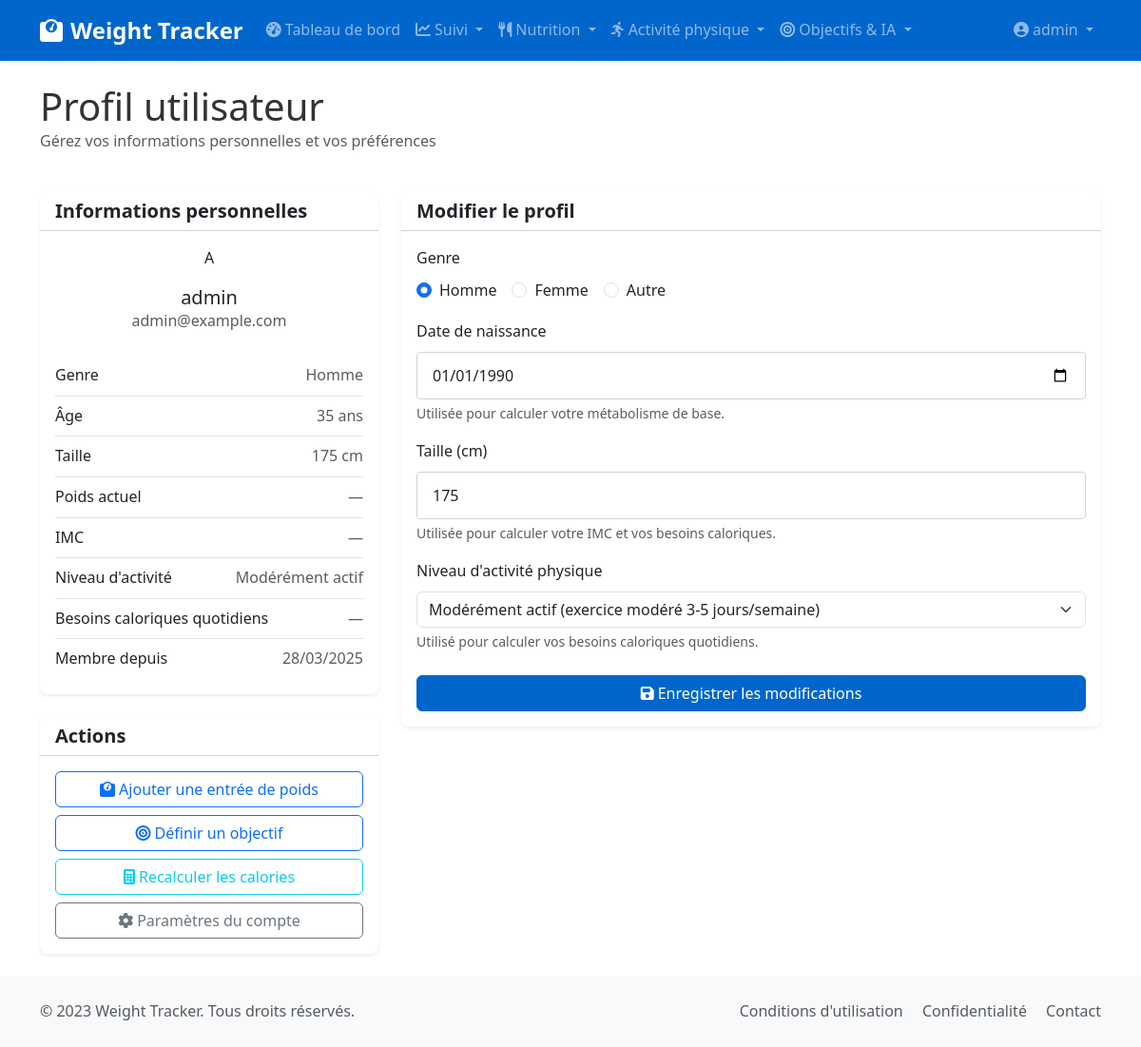
The app's page /profile.php (signed in) with its own data.
### tables this page shows
CREATE TABLE users (
    id INT AUTO_INCREMENT PRIMARY KEY,
    username VARCHAR(50) NOT NULL UNIQUE,
    first_name VARCHAR(50) NULL,
    last_name VARCHAR(50) NULL,
    email VARCHAR(100) NOT NULL UNIQUE,
    phone VARCHAR(20) NULL,
    address TEXT NULL,
    city VARCHAR(100) NULL,
    postal_code VARCHAR(10) NULL,
    country VARCHAR(100) NULL,
    password VARCHAR(255) NOT NULL,
    avatar VARCHAR(255) NULL,
    role_id INT DEFAULT 2,
    last_login TIMESTAMP NULL,
    reset_token VARCHAR(255) NULL,
    reset_token_expires TIMESTAMP NULL,
    email_verified BOOLEAN DEFAULT FALSE,
    verification_token VARCHAR(255) NULL,
    status ENUM('active', 'inactive', 'suspended', 'banned') DEFAULT 'active',
    created_at TIMESTAMP DEFAULT CURRENT_TIMESTAMP,
    updated_at TIMESTAMP DEFAULT CURRENT_TIMESTAMP ON UPDATE CURRENT_TIMESTAMP,
    FOREIGN KEY (role_id) REFERENCES roles(id)
);

CREATE TABLE user_profiles (
    id INT AUTO_INCREMENT PRIMARY KEY,
    user_id INT NOT NULL,
    gender ENUM('homme', 'femme', 'autre') NOT NULL,
    birth_date DATE NOT NULL,
    height INT NOT NULL,
    activity_level ENUM('sedentaire', 'leger', 'modere', 'actif', 'tres_actif') NOT NULL DEFAULT 'modere',
    daily_calories INT,
    protein_ratio FLOAT DEFAULT 0.3,
    carbs_ratio FLOAT DEFAULT 0.4,
    fat_ratio FLOAT DEFAULT 0.3,
    preferred_bmr_formula VARCHAR(50) DEFAULT 'mifflin_st_jeor',
    nutrition_program_id INT NULL,
    email_notifications TINYINT(1) NOT NULL DEFAULT 1,
    weight_reminders TINYINT(1) NOT NULL DEFAULT 1,
    food_reminders TINYINT(1) NOT NULL DEFAULT 1,
    exercise_reminders TINYINT(1) NOT NULL DEFAULT 1,
    goal_updates TINYINT(1) NOT NULL DEFAULT 1,
    notes TEXT NULL,
    created_at TIMESTAMP DEFAULT CURRENT_TIMESTAMP,
    updated_at TIMESTAMP DEFAULT CURRENT_TIMESTAMP ON UPDATE CURRENT_TIMESTAMP,
    FOREIGN KEY (user_id) REFERENCES users(id) ON DELETE CASCADE,
    FOREIGN KEY (nutrition_program_id) REFERENCES nutrition_programs(id) ON DELETE SET NULL
);

### profile.php (the view, shortened to what the rows shown need)
<?php
require_once 'config/database.php';
$user_id = $_SESSION['user_id'];
$sql = "SELECT * FROM users WHERE id = ?";
$user = fetchOne($sql, [$user_id]);
$sql = "SELECT * FROM user_profiles WHERE user_id = ?";
$profile = fetchOne($sql, [$user_id]);
$gender = $profile['gender'] ?? 'homme';
$birth_date = $profile['birth_date'] ?? '';
$height = $profile['height'] ?? '';
$activity_level = $profile['activity_level'] ?? 'modere';
$age = 0;
if ($profile && !empty($profile['birth_date'])) {
    $birth_date = new DateTime($profile['birth_date']);
    $today = new DateTime();
    $age = $birth_date->diff($today)->y;
}
?>
<!DOCTYPE html>
<html lang="fr">
<head>
    <link rel="stylesheet" href="https://cdn.jsdelivr.net/npm/bootstrap@5.3.0/dist/css/bootstrap.min.css">
    <link rel="stylesheet" href="https://cdnjs.cloudflare.com/ajax/libs/font-awesome/6.4.0/css/all.min.css">
    <link rel="stylesheet" href="https://cdn.jsdelivr.net/npm/flatpickr/dist/flatpickr.min.css">
    <link rel="stylesheet" href="assets/css/style.css">
</head>
<body>
    <?php include 'navigation.php'; ?>
    <div class="container py-4">
        <div class="row mb-4">
            <div class="col-md-8">
                <h1 class="mb-0">Profil utilisateur</h1>
            </div>
        </div>
        <div class="row">
            <div class="col-lg-4 mb-4 mb-lg-0">
                <div class="card border-0 shadow-sm mb-4">
                    <div class="card-body">
                        <div class="text-center mb-4">
                            <div class="avatar-circle mx-auto mb-3">
                                <span class="avatar-initials"><?php echo strtoupper(substr($user['username'], 0, 1)); ?></span>
                            </div>
                            <h5 class="mb-0"><?php echo htmlspecialchars($user['username']); ?></h5>
                            <p class="text-muted"><?php echo htmlspecialchars($user['email']); ?></p>
                        </div>
                        <ul class="list-group list-group-flush">
                            <li class="list-group-item px-0 d-flex justify-content-between">
                                <span>Âge</span>
                                <span class="text-muted"><?php echo $age > 0 ? $age . ' ans' : '—'; ?></span>
                            </li>
                            <li class="list-group-item px-0 d-flex justify-content-between">
                                <span>Taille</span>
                                <span class="text-muted"><?php echo $profile && $profile['height'] ? $profile['height'] . ' cm' : '—'; ?></span>
                            </li>
                            <li class="list-group-item px-0 d-flex justify-content-between">
                                <span>Membre depuis</span>
                                <span class="text-muted"><?php echo date('d/m/Y', strtotime($user['created_at'])); ?></span>
                            </li>
                        </ul>
                    </div>
                </div>
            </div>
            <div class="col-lg-8">
                <div class="card border-0 shadow-sm">
                    <div class="card-body">
                        <form action="profile.php" method="POST" novalidate>
                            <div class="mb-3">
                                <div class="d-flex">
                                    <div class="form-check me-3">
                                        <input class="form-check-input" type="radio" name="gender" id="gender_male" value="homme" <?php echo $gender === 'homme' ? 'checked' : ''; ?>>
                                        <label class="form-check-label" for="gender_male">
                                            Homme
                                        </label>
                                    </div>
                                    <div class="form-check me-3">
                                        <input class="form-check-input" type="radio" name="gender" id="gender_female" value="femme" <?php echo $gender === 'femme' ? 'checked' : ''; ?>>
                                        <label class="form-check-label" for="gender_female">
                                            Femme
                                        </label>
                                    </div>
                                    <div class="form-check">
                                        <input class="form-check-input" type="radio" name="gender" id="gender_other" value="autre" <?php echo $gender === 'autre' ? 'checked' : ''; ?>>
                                        <label class="form-check-label" for="gender_other">
                                            Autre
                                        </label>
                                    </div>
                                </div>
                            </div>
                            <div class="mb-3">
                                <label for="birth_date" class="form-label">Date de naissance</label>
                                <input type="date" class="form-control" id="birth_date" name="birth_date" value="<?php echo is_object($birth_date) ? $birth_date->format('Y-m-d') : htmlspecialchars($birth_date); ?>" required>
                                <div class="form-text">Utilisée pour calculer votre métabolisme de base.</div>
                            </div>
                            <div class="mb-3">
                                <label for="height" class="form-label">Taille (cm)</label>
                                <input type="number" class="form-control" id="height" name="height" value="<?php echo htmlspecialchars($height); ?>" min="50" max="250" step="1" required>
                                <div class="form-text">Utilisée pour calculer votre IMC et vos besoins caloriques.</div>
                            </div>
                            <div class="mb-4">
                                <label for="activity_level" class="form-label">Niveau d'activité physique</label>
                                <select class="form-select" id="activity_level" name="activity_level" required>
                                    <option value="modere" <?php echo $activity_level === 'modere' ? 'selected' : ''; ?>>Modérément actif (exercice modéré 3-5 jours/semaine)</option>
                                </select>
                                <div class="form-text">Utilisé pour calculer vos besoins caloriques quotidiens.</div>
                            </div>
                        </form>
                    </div>
                </div>
            </div>
        </div>
    </div>
</body>
</html>

### navigation.php (shortened to what the rows shown need)
<nav class="navbar navbar-expand-lg navbar-dark bg-primary">
    <div class="container">
        <div class="collapse navbar-collapse" id="navbarNav">
            <ul class="navbar-nav">
                <li class="nav-item dropdown">
                    <a class="nav-link dropdown-toggle" href="#" id="navbarDropdown" role="button" data-bs-toggle="dropdown" aria-expanded="false">
                        <i class="fas fa-user-circle me-1"></i><?php echo htmlspecialchars($user['username']); ?>
                    </a>
                </li>
            </ul>
        </div>
    </div>
</nav>

### records on screen
users: username "admin", username "A", email "admin@example.com", created_at "28/03/2025"
user_profiles: birth_date "35", height "175", gender "☑ Homme", gender "☐ Femme", gender "☐ Autre", birth_date "01/01/1990", activity_level "Modérément actif (exercice modéré 3-5 jours/semaine)"
